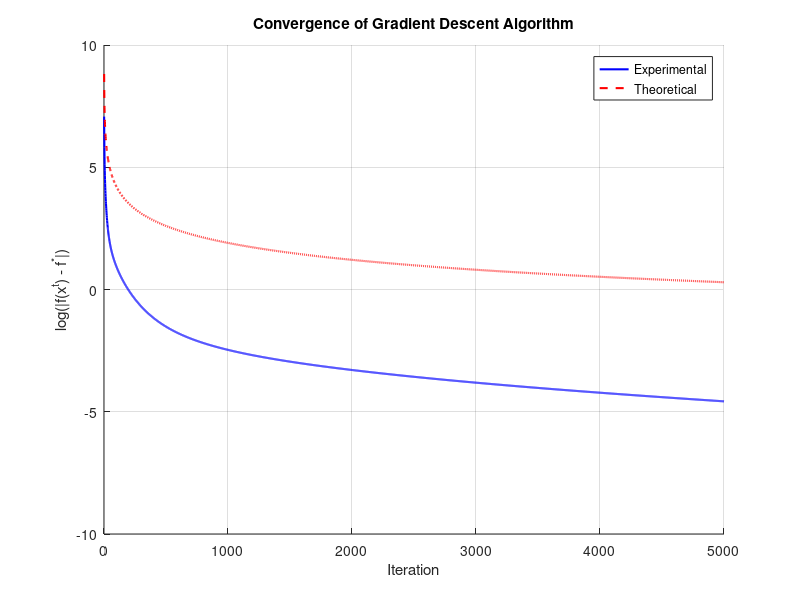

Write the MATLAB code that produced this figure.
clear all;
clc;
tic;

% Initialization
n = 100;
A = randn(n, n);
A = A * A'; % Ensuring A is symmetric positive definite
b = A * randn(n, 1);
x = zeros(n, 1);

% Calculating eigenvalues for step size and condition number
eigVals = eig(A);
minEig = min(eigVals);
maxEig = max(eigVals);
alpha = 1 / maxEig;
kappa = maxEig / minEig;

% Tolerance and max iterations setup
tol = 1e-5;
maxIt = 5000;

% Exact solution and its function value for convergence analysis
xOpt = A\b;
fOpt = 1/2 * xOpt' * A * xOpt - b' * xOpt;

% Gradient norm and iteration counter initialization
gradNorm = norm(A * x - b);
iter = 0;

% Arrays for function values and gradient norms
fVals = [];
gNorms = [];

% Gradient descent loop
while(gradNorm > tol && iter < maxIt)
    grad = A * x - b; % Gradient computation
    x = x - alpha * grad; % Solution update
    f = 1/2 * x' * A * x - b' * x; % Current function value
    fVals = [fVals; f];
    gradNorm = norm(grad); % Gradient norm update
    % gNorms = [gNorms; gradNorm];
    iter = iter + 1;
end

% Data preparation for plotting
iters = 1:iter;
expConv = log(fVals - fOpt);
theoConv = log(2 / alpha * norm(zeros(n, 1) - xOpt) ./ iters);

% Plotting convergence analysis
figure;
hold on;
plot(expConv, 'b', 'LineWidth', 1.5);
plot(theoConv, 'r--', 'LineWidth', 1.5);
xlabel('Iteration');
ylabel('log(|f(x^t) - f^*|)');
legend('Experimental', 'Theoretical');
title('Convergence of Gradient Descent Algorithm');
grid on;
hold off;
toc;